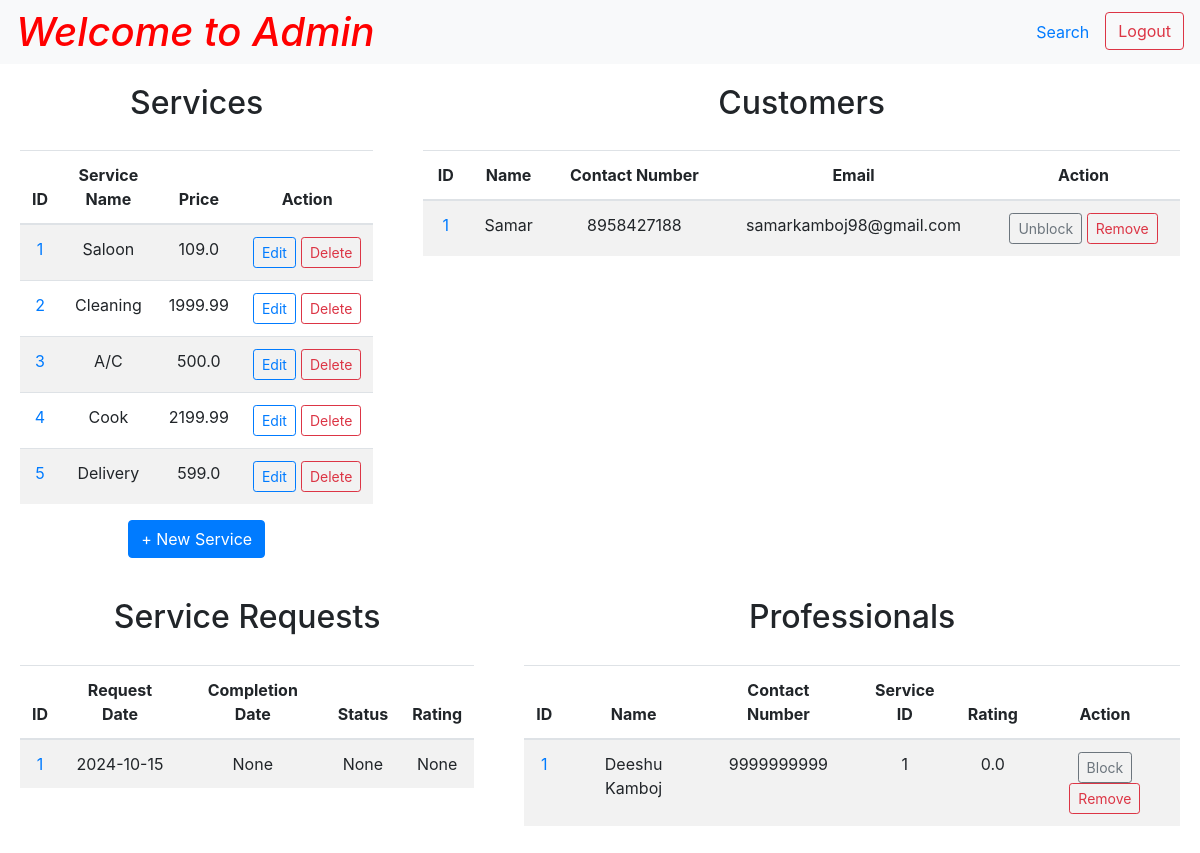
The page /admin (signed in) on the database as committed earlier.
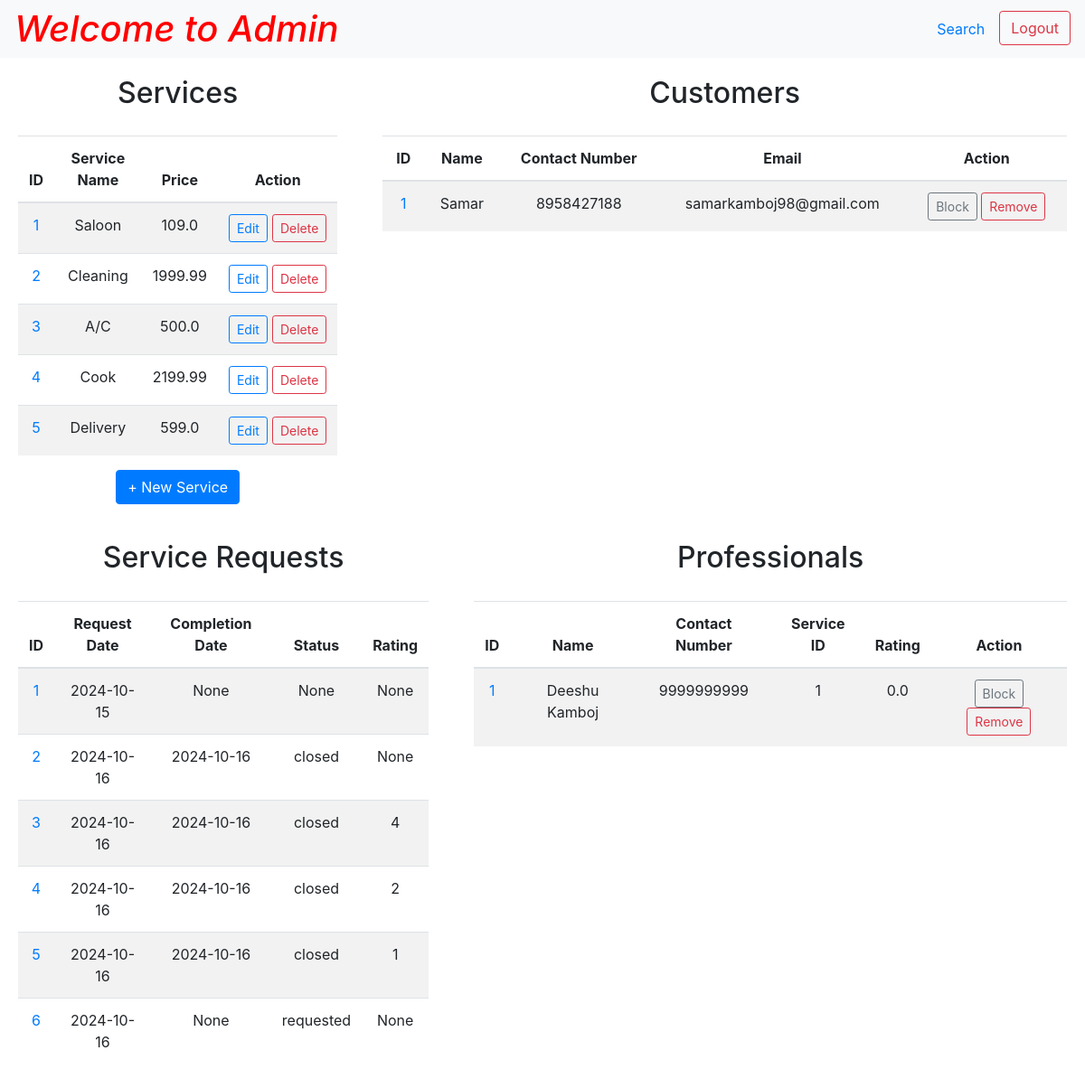
The same page on the database as committed later.
### tables this page shows
CREATE TABLE "services" (
    "id" INTEGER,
    "name" TEXT NOT NULL UNIQUE,
    "description" TEXT NOT NULL,
    "price" REAL NOT NULL,
    PRIMARY KEY("id")
);

CREATE TABLE "customers" (
    "id" INTEGER,
    "fname" TEXT NOT NULL,
    "lname" TEXT,
    "address" TEXT,
    "pincode" INTEGER,
    "contact_number" TEXT NOT NULL UNIQUE,
    "email" TEXT NOT NULL UNIQUE,
    "password" TEXT NOT NULL,
    "status" TEXT CHECK("status" in ('active', 'block')) DEFAULT 'active',
    PRIMARY KEY("id")
);

CREATE TABLE "service_requests" (
    "id" INTEGER,
    "service_id" INTEGER NOT NULL,
    "customer_id" INTEGER NOT NULL,
    "professional_id" INTEGER NOT NULL,
    "date_of_request" DATETIME DEFAULT CURRENT_TIMESTAMP,
    "date_of_completion" DATETIME,
    "status" TEXT DEFAULT 'requested' CHECK("status" in ('requested', 'accepted', 'closed')),
    "rating" INTEGER,
    "remarks" TEXT,
    PRIMARY KEY("id"),
    FOREIGN KEY("service_id") REFERENCES "services"("id") ON DELETE CASCADE,
    FOREIGN KEY("customer_id") REFERENCES "customers"("id") ON DELETE CASCADE,
    FOREIGN KEY("professional_id") REFERENCES "professionals"("id") ON DELETE CASCADE
);

CREATE TABLE "professionals" (
    "id" INTEGER,
    "fname" TEXT NOT NULL,
    "lname" TEXT,
    "address" TEXT NOT NULL,
    "pincode" INTEGER NOT NULL,
    "contact_number" TEXT NOT NULL UNIQUE,
    "email" TEXT NOT NULL UNIQUE,
    "password" TEXT NOT NULL,
    "service_id" INTEGER NOT NULL,
    "experience" INTEGER,
    "description" TEXT NOT NULL,
    "date_created" DATETIME DEFAULT CURRENT_TIMESTAMP,
    "rating" REAL DEFAULT 0,
    "status" TEXT CHECK("status" in (NULL, 'active', 'block')) DEFAULT NULL,
    PRIMARY KEY("id"),
    FOREIGN KEY("service_id") REFERENCES "services"("id") ON DELETE CASCADE
);

### app.py (the view)
@app.route("/admin", methods=["GET", "POST"])
def admin():
    if request.method == "POST":
        ...
    else:
        if get_admin():
            professionals = helper.fetch_professionals()
            customers = helper.fetch_customers()
            services = helper.fetch_services()
            service_requests = helper.fetch_service_requests()
            return render_template("admin.html", professionals=professionals, customers=customers,
                                   services=services, requests=service_requests)
        else:
            return redirect(url_for("login"))

### app.py (called while the page is built)
def get_admin():
    if "username" in session and "password" in session:
        return helper.fetch_admin(username=session["username"],
                                    password=session["password"])
    else:
        return None

@app.after_request
def add_header(response):
    response.headers['Cache-Control'] = 'no-store, no-cache, must-revalidate, post-check=0, pre-check=0, max-age=0'
    response.headers['Pragma'] = 'no-cache'
    response.headers['Expires'] = '-1'
    return response

### helper.py (called while the page is built)
def get_db():
    connection = sqlite3.connect("database.db")
    connection.execute("PRAGMA foreign_keys = ON")
    connection.row_factory = sqlite3.Row
    return connection

def fetch_admin(username, password):
    with get_db() as connection:
        db = connection.cursor()
        admin = db.execute("SELECT * FROM admins WHERE username = ? AND password = ?",
                (username, password)).fetchone()
        return admin

def fetch_customers():
    with get_db() as connection:
        db = connection.cursor()
        return db.execute("SELECT * FROM customers ORDER BY status").fetchall()

### templates/admin.html (shortened to what the changed rows need)
<!DOCTYPE html>
<html lang="en">
<head>
    <link rel="stylesheet" href="https://cdn.jsdelivr.net/npm/bootstrap@4.0.0/dist/css/bootstrap.min.css"
>
</head>
<body>
    <div class="page-wrapper">
        <nav class="navbar navbar-expand-lg navbar-light bg-light">
            <a href="/admin" style="text-decoration: none; color: red;">
                <h1>Welcome to Admin</h1>
            </a>
        </nav>
        <div class="form-row text-center">
            <div class="col-4">
                <div class="form-container container-fluid">
                    <h2>Services</h2>
                    <div class="table-responsive">
                        <table class="table table-striped">
                            <thead>
                                <tr>
                                    <th>ID</th>
                                    <th>Service Name</th>
                                    <th>Price</th>
                                    <th>Action</th>
                                </tr>
                            </thead>
                            <tbody>
                                {% for service in services %}
                                <tr>
                                    <td>
                                        <a href="" data-toggle="modal"
                                            data-target="#serviceInfoModal{{ service['id'] }}">{{
                                            service['id'] }}</a>
                                    </td>
                                    <td>{{ service["name"] }}</td>
                                    <td>{{ service["price"] }}</td>
                                    <td>
                                        <div class="button-group">
                                            <button type="button" class="btn btn-outline-primary btn-sm"
                                                data-toggle="modal"
                                                data-target="#serviceEditModal{{ service['id'] }}">Edit</button>
                                            <form action="{{ url_for('service', subpath='delete', id=service['id']) }}"
                                                method="post"
                                                onsubmit="return confirm('Are you sure you want to delete this service because this will remove all related professionals from database?');">
                                                <button class="btn btn-outline-danger btn-sm"
                                                    type="submit">Delete</button>
                                            </form>
                                        </div>
                                    </td>
                                </tr>
                                {% endfor %}
                            </tbody>
                        </table>
                    </div>
                </div>
            </div>
            <div class="col-8">
                <div class="form-container container-fluid">
                    <h2>Customers</h2>
                    <div class="table-responsive">
                        <table class="table table-striped">
                            <thead>
                                <tr>
                                    <th>ID</th>
                                    <th>Name</th>
                                    <th>Contact Number</th>
                                    <th>Email</th>
                                    <th>Action</th>
                                </tr>
                            </thead>
                            <tbody>
                                {% for customer in customers %}
                                <tr>
                                    <td>
                                        <a href="" data-toggle="modal"
                                            data-target="#customerModal{{ customer['id'] }}">{{
                                            customer['id'] }}</a>
                                    </td>
                                    <td>{{ customer["fname"] + ' ' + customer["lname"] }}</td>
                                    <td>{{ customer["contact_number"] }}</td>
                                    <td>{{ customer["email"] }}</td>
                                    <td>
                                        {% if customer['status'] == 'active' %}
                                        <form
                                            action="{{ url_for('block_unblock', user='customer', id=customer['id']) }}"
                                            method="post">
                                            <button class="btn btn-outline-secondary btn-sm" type="submit" value="block"
                                                name="action">Block</button>
                                            <button class="btn btn-outline-danger btn-sm" type="submit" value="remove"
                                                name="action">Remove</button>
                                        </form>
                                        {% elif customer['status'] == 'block' %}
                                        <form
                                            action="{{ url_for('block_unblock', user='customer', id=customer['id']) }}"
                                            method="post">
                                            <button class="btn btn-outline-secondary btn-sm" type="submit"
                                                value="unblock" name="action">Unblock</button>
                                            <button class="btn btn-outline-danger btn-sm" type="submit" value="remove"
                                                name="action">Remove</button>
                                        </form>
                                        {% endif %}
                                    </td>
                                </tr>
                                {% endfor %}
                            </tbody>
                        </table>
                    </div>
                </div>
            </div>
        </div>
        <div class="form-row text-center">
            <div class="col-5">
                <div class="form-container container-fluid">
                    <h2>Service Requests</h2>
                    <div class="table-responsive">
                        <table class="table table-striped">
                            <thead>
                                <tr>
                                    <th>ID</th>
                                    <th>Request Date</th>
                                    <th>Completion Date</th>
                                    <th>Status</th>
                                    <th>Rating</th>
                                </tr>
                            </thead>
                            <tbody>
                                {% for request in requests %}
                                <tr>
                                    <td>
                                        <a href="" data-toggle="modal"
                                            data-target="#requestInfoModal{{ request['id'] }}">
                                            {{ request['id'] }}</a>
                                    </td>
                                    <td>{{ request['request_date'] }}</td>
                                    <td>{{ request['completion_date'] }}</td>
                                    <td>{{ request['status'] }}</td>
                                    <td>{{ request['rating'] }}</td>
                                </tr>
                                {% endfor %}
                            </tbody>
                        </table>
                    </div>
                </div>
            </div>
            <div class="col-7">
                <div class="form-container container-fluid">
                    <h2>Professionals</h2>
                    <div class="table-responsive">
                        <table class="table table-striped">
                            <thead>
                                <tr>
                                    <th>ID</th>
                                    <th>Name</th>
                                    <th>Contact Number</th>
                                    <th>Service ID</th>
                                    <th>Rating</th>
                                    <th>Action</th>
                                </tr>
                            </thead>
                            <tbody>
                                {% for professional in professionals %}
                                <tr>
                                    <td>
                                        <a href="" data-toggle="modal"
                                            data-target="#professionalModal{{ professional['id'] }}">{{
                                            professional['id']
                                            }}</a>
                                    </td>
                                    <td>{{ professional["fname"] + ' ' + professional["lname"] }}</td>
                                    <td>{{ professional["contact_number"] }}</td>
                                    <td>{{ professional["service_id"] }}</td>
                                    <td>{{ professional["rating"] }}</td>
                                    <td>
                                        {% if professional['status'] == None %}
                                        <form action="{{ url_for('accept_reject', id=professional['id']) }}"
                                            method="post">
                                            <button class="btn btn-outline-success btn-sm" type="submit" value="accept"
                                                name="action">Accept</button>
                                            <button class="btn btn-outline-danger btn-sm" type="submit" value="reject"
                                                name="action">Reject</button>
                                        </form>
                                        {% elif professional['status'] == 'active' %}
                                        <form
                                            action="{{ url_for('block_unblock', user='professional', id=professional['id']) }}"
                                            method="post">
                                            <button class="btn btn-outline-secondary btn-sm" type="submit" value="block"
                                                name="action">Block</button>
                                            <button class="btn btn-outline-danger btn-sm" type="submit" value="remove"
                                                name="action">Remove</button>
                                        </form>
                                        {% endif %}
                                    </td>
                                </tr>
                                {% endfor %}
                            </tbody>
                        </table>
                    </div>
                </div>
            </div>
        </div>
    </div>
</body>
</html>

Rows that differ between the two databases and show on the page:
changed customers "Samar": status "Unblock" → "Block"
added service_requests: id "2", request_date "2024-10-16", completion_date "2024-10-16", status "closed", rating "None"
added service_requests: id "3", request_date "2024-10-16", completion_date "2024-10-16", status "closed", rating "4"
added service_requests: id "4", request_date "2024-10-16", completion_date "2024-10-16", status "closed", rating "2"
added service_requests: id "5", request_date "2024-10-16", completion_date "2024-10-16", status "closed", rating "1"
added service_requests: id "6", request_date "2024-10-16", completion_date "None", status "requested", rating "None"
